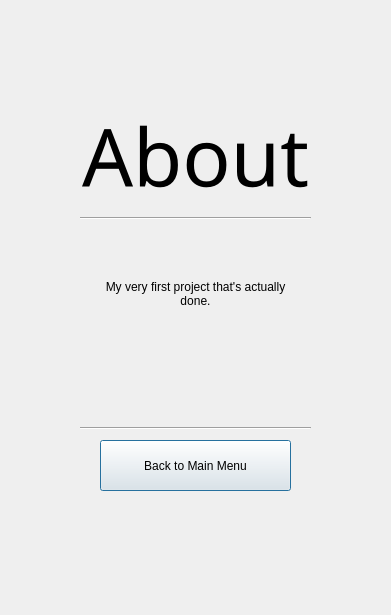
<?xml version="1.0" encoding="UTF-8"?>
<ui version="4.0">
 <class>Dialog</class>
 <widget class="QDialog" name="Dialog">
  <property name="geometry">
   <rect>
    <x>0</x>
    <y>0</y>
    <width>391</width>
    <height>615</height>
   </rect>
  </property>
  <property name="windowTitle">
   <string>Sudoku</string>
  </property>
  <widget class="QLabel" name="label_3">
   <property name="geometry">
    <rect>
     <x>20</x>
     <y>100</y>
     <width>351</width>
     <height>111</height>
    </rect>
   </property>
   <property name="font">
    <font>
     <family>A bit sketchy</family>
     <pointsize>60</pointsize>
    </font>
   </property>
   <property name="text">
    <string>About</string>
   </property>
   <property name="alignment">
    <set>Qt::AlignCenter</set>
   </property>
  </widget>
  <widget class="QPushButton" name="backButton">
   <property name="geometry">
    <rect>
     <x>100</x>
     <y>440</y>
     <width>191</width>
     <height>51</height>
    </rect>
   </property>
   <property name="text">
    <string>Back to Main Menu</string>
   </property>
  </widget>
  <widget class="Line" name="line">
   <property name="geometry">
    <rect>
     <x>80</x>
     <y>210</y>
     <width>231</width>
     <height>16</height>
    </rect>
   </property>
   <property name="orientation">
    <enum>Qt::Horizontal</enum>
   </property>
  </widget>
  <widget class="Line" name="line_2">
   <property name="geometry">
    <rect>
     <x>80</x>
     <y>420</y>
     <width>231</width>
     <height>16</height>
    </rect>
   </property>
   <property name="orientation">
    <enum>Qt::Horizontal</enum>
   </property>
  </widget>
  <widget class="QLabel" name="label">
   <property name="geometry">
    <rect>
     <x>100</x>
     <y>280</y>
     <width>191</width>
     <height>81</height>
    </rect>
   </property>
   <property name="text">
    <string>My very first project that's actually
done.</string>
   </property>
   <property name="alignment">
    <set>Qt::AlignHCenter|Qt::AlignTop</set>
   </property>
  </widget>
 </widget>
 <resources/>
 <connections/>
</ui>
